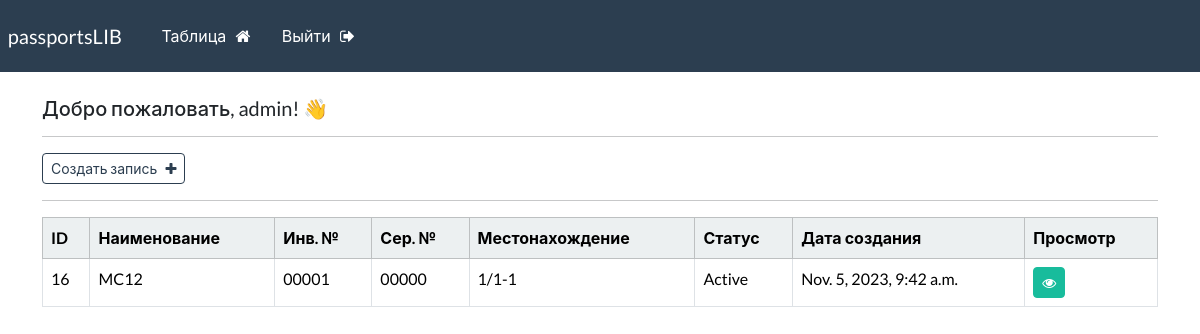
Page /dashboard (signed in) on the earlier database version.
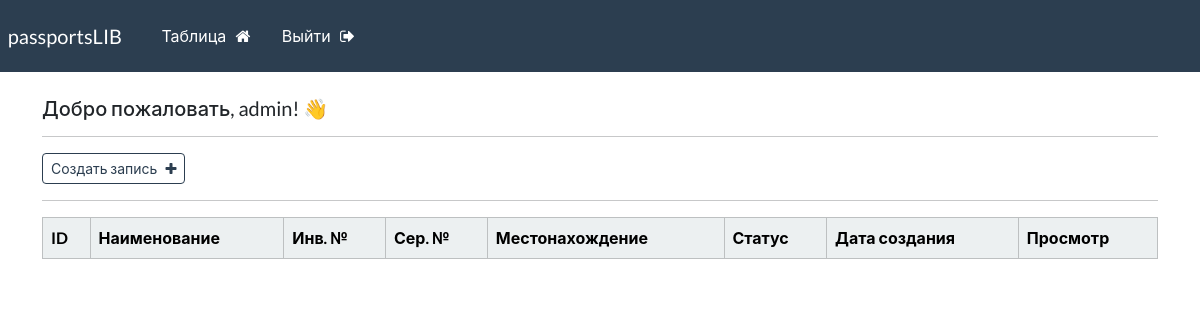
Same page on the later database version.
### webapp/models.py (models this page shows, shortened)
class Record(models.Model):
    creation_date = models.DateTimeField(auto_now_add=True)
    first_name = models.CharField(max_length=100)
    inv_num = models.CharField(max_length=50)
    ser_num = models.CharField(max_length=50)
    place_pass = models.CharField(max_length=50)
    status_pass = models.CharField(max_length=50)

### webapp/views.py (the view)
# urls.py: path('dashboard', views.dashboard, name="dashboard"),
@login_required(login_url='my-login')
def dashboard(request):
    my_records = Record.objects.all()
    context = {'records': my_records}
    return render(request, 'webapp/dashboard.html', context=context)

### webapp/templates/webapp/dashboard.html
{% extends 'webapp/base.html' %}
{% block content %}
    <h5>Добро пожаловать, {{user}}! 👋 </h5>
    <hr>
    <a class="btn btn-outline-primary btn-sm" href="{% url 'create-record' %}">
        Создать запись &nbsp; <i class="fa fa-plus" aria-hidden="true"></i>
    </a>
    <hr>
    <table class="table table-hover table-bordered">
        <thead class="table-light">
            <tr>
                <th scope="col">ID</th>
                <th scope="col">Наименование</th>
                <th scope="col">Инв. №</th>
                <th scope="col">Сер. №</th>
                <th scope="col">Местонахождение</th>
                <th scope="col">Статус</th>
                <th scope="col">Дата создания</th>
                <th scope="col">Просмотр</th>
            </tr>
        </thead>
        <tbody>
        {% if records %}
            {% for record in records %}
            <tr>
                <td>{{record.id}}</td>
                <td>{{record.first_name}}</td>
                <td>{{record.inv_num}}</td>
                <td>{{record.ser_num}}</td>
                <td>{{record.place_pass}}</td>
                <td>{{record.status_pass}}</td>
                <td>{{record.creation_date}}</td>
                <td><a class="btn btn-success btn-sm" href="{% url 'record' record.id %}"> <i class="fa fa-eye" aria-hidden="true"></i> </a></td>
            </tr>
            {% endfor %}
        {% endif %}
        </tbody>
    </table>
{% endblock %}

Differences in the rows shown:
removed Record: id "16", first_name "MC12", inv_num "00001", ser_num "00000", place_pass "1/1-1", status_pass "Active", creation_date "Nov. 5, 2023, 9:42 a.m."
